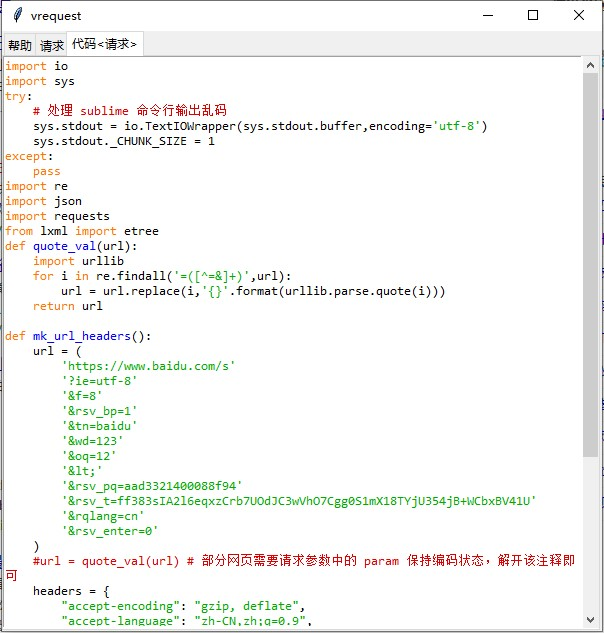
#> input picture test/show2.jpg, 604 x 633 px
$ python -i pycv2.py   (imports and definitions only)   (older library calls are emulated)
#> lines starting #> are read from the running program, lines starting #| are printed output that depends on the picture
canread = ['.bmp', '.dib', '.jpeg', '.jpg', '.jpe', '.jp2', '.png', '.webp', '.pbm', '.pgm', '.ppm', '.pxm', '.pnm', '.sr', '.ras', '.tiff', '.tif', '.exr', '.hdr', '.pic']

import cv2

def canny(filepathname, left=70, right=140):
    v = cv2.imread(filepathname)
    s = cv2.cvtColor(v, cv2.COLOR_BGR2GRAY)
    s = cv2.Canny(s, left, right)
    cv2.imshow('nier',s)
    return s

    # [12 lines of commented-out code are left out]


def laplacian(filepathname):
    v = cv2.imread(filepathname)
    s = cv2.cvtColor(v, cv2.COLOR_BGR2GRAY)
    s = cv2.Laplacian(s, cv2.CV_16S, ksize=3)
    s = cv2.convertScaleAbs(s)
    cv2.imshow('nier',s)
    return s

    # [10 lines of commented-out code are left out]


def sobel(filepathname):
#> called with filepathname = '../test/show2.jpg'
    v = cv2.imread(filepathname)
#> v is the input picture: shape (633, 604, 3); mean B, G, R 243.6, 245.5, 245
    s = cv2.cvtColor(v,cv2.COLOR_BGR2GRAY)
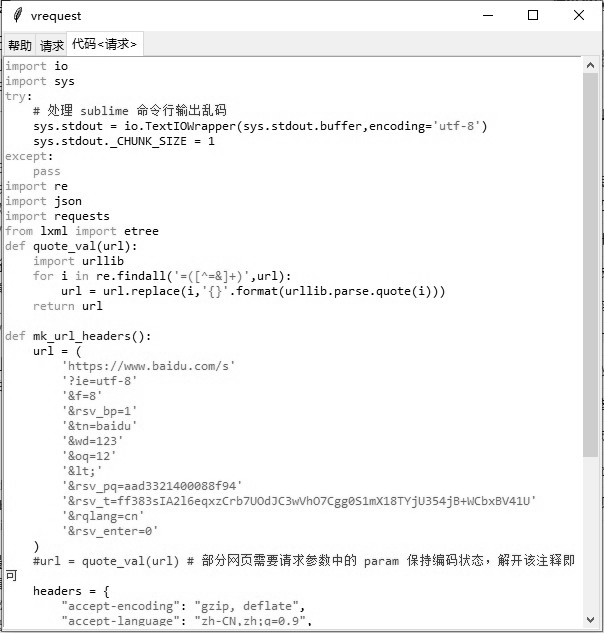
#> s: shape (633, 604); min 0, max 255, mean 245.1
    x, y = cv2.Sobel(s,cv2.CV_16S,1,0), cv2.Sobel(s,cv2.CV_16S,0,1)
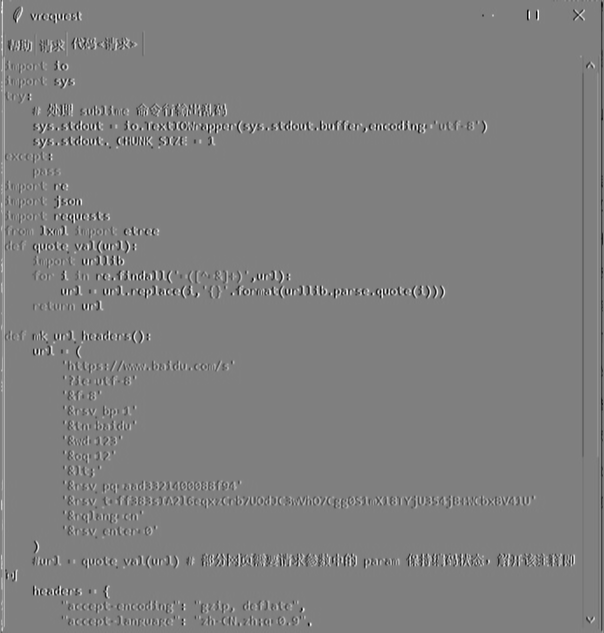
#> x: shape (633, 604) int16; min -1019, max 1014, mean 0; drawn with min black and max white
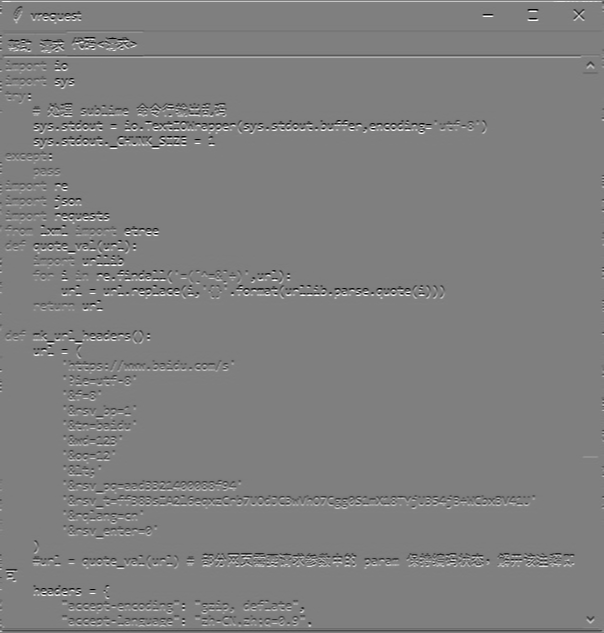
#> y: shape (633, 604) int16; min -1018, max 1018, mean -0.3; drawn with min black and max white
    s = cv2.convertScaleAbs(cv2.subtract(x,y))
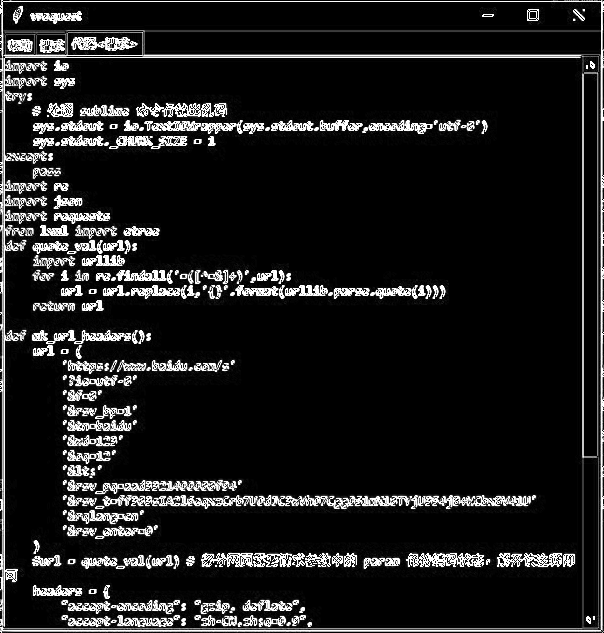
#> s: shape (633, 604); min 0, max 255, mean 28.1
    s = cv2.blur(s,(9,9))
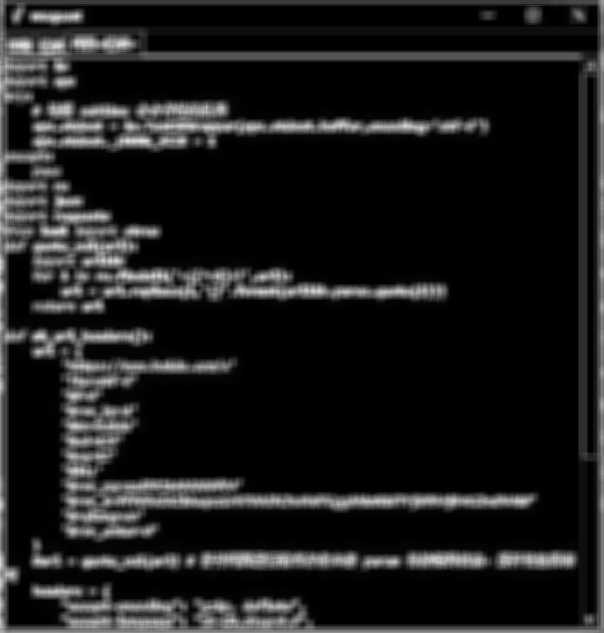
#> s: shape (633, 604); min 0, max 226, mean 28.4
    cv2.imshow('nier',s)
    return s

    # [10 lines of commented-out code are left out]


def findmatchtemplate(filepathname, befindimage):
    # 从 befindimage 中找到 filepathname，（befindimage 是大图，filepathname 是小图）
    img1 = cv2.imread(filepathname)
    img2 = cv2.imread(befindimage)
    w, h = img1.shape[:2]
    v = cv2.matchTemplate(img2,img1,cv2.TM_CCOEFF)
    a, b, c, top_left = cv2.minMaxLoc(v)
    bot_right = top_left[0]+h, top_left[1]+w
    img3 = cv2.rectangle(img2, top_left, bot_right, (155,155,0), 1)
    cv2.imshow('nier', img3)
    # cv2.waitKey()
    # cv2.destroyAllWindows()
    return top_left[0], top_left[1], w, h

>>> result = sobel('../test/show2.jpg')

$ run again, on test/show3.png
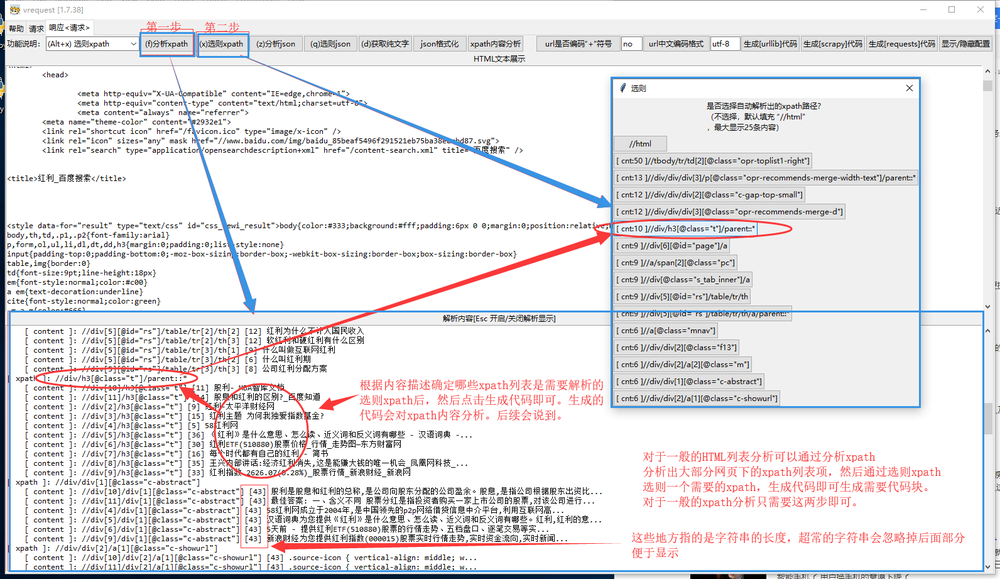
#> input picture test/show3.png, 1000 x 579 px, shrunk from 1592 x 921 before the run
#> in sobel, v is the input picture: shape (579, 1000, 3); mean B, G, R 229.5, 227.7, 229.8
#> in sobel, `x, y = cv2.Sobel(s,cv2.CV_16S,1,0), cv2.Sobel(s,cv2.CV_16S,0,1)`:
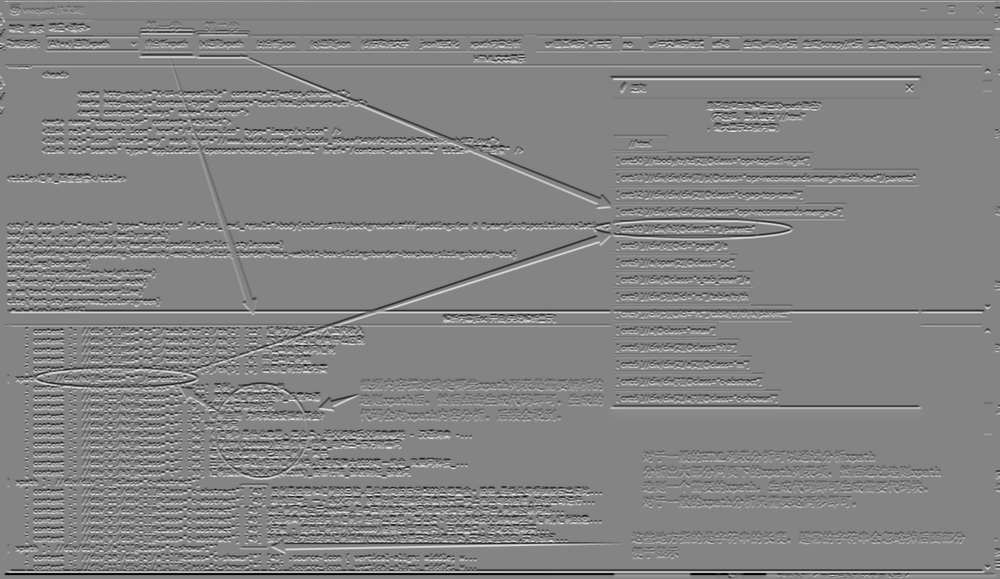
#> y: shape (579, 1000) int16; min -897, max 833, mean -2; drawn with min black and max white
#> in sobel, `s = cv2.blur(s,(9,9))`:
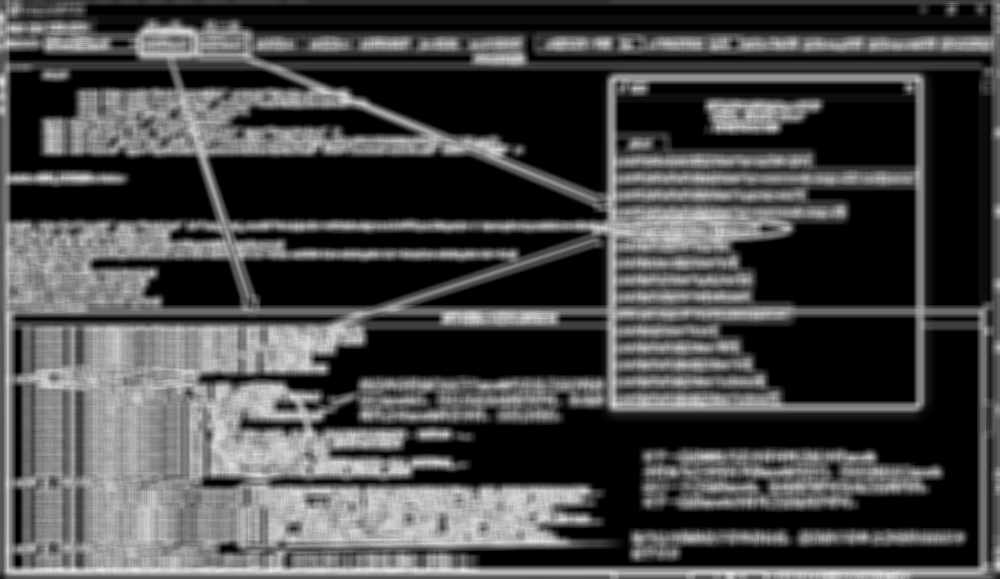
#> s: shape (579, 1000); min 0, max 235, mean 70.5

$ run again, on test/show4.png
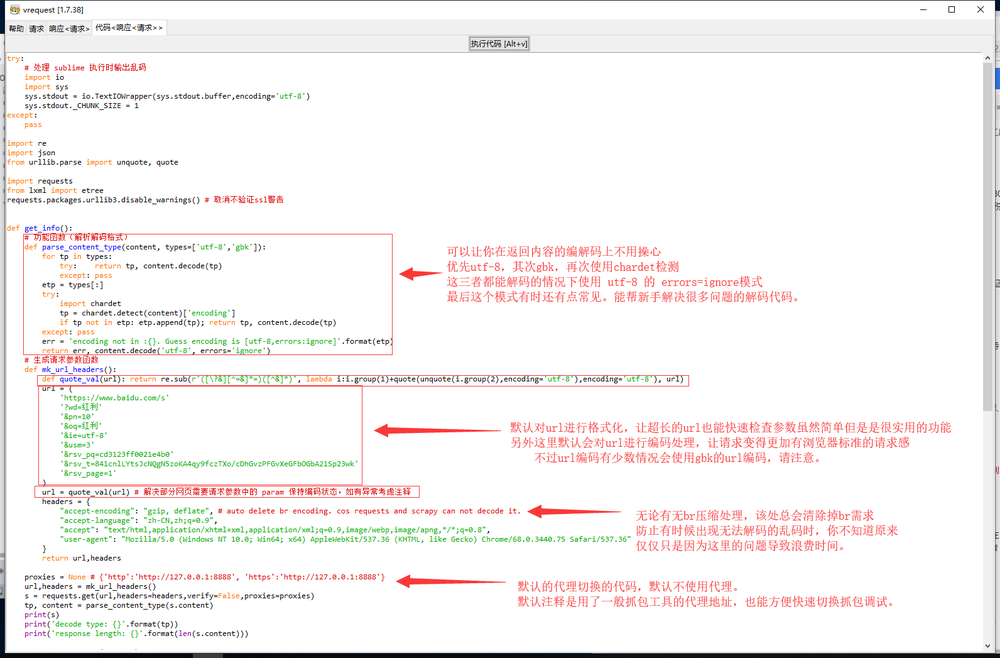
#> input picture test/show4.png, 1000 x 658 px, shrunk from 1592 x 1047 before the run
#> in sobel, v is the input picture: shape (658, 1000, 3); mean B, G, R 242.4, 243.3, 247.2
#> in sobel, `x, y = cv2.Sobel(s,cv2.CV_16S,1,0), cv2.Sobel(s,cv2.CV_16S,0,1)`:
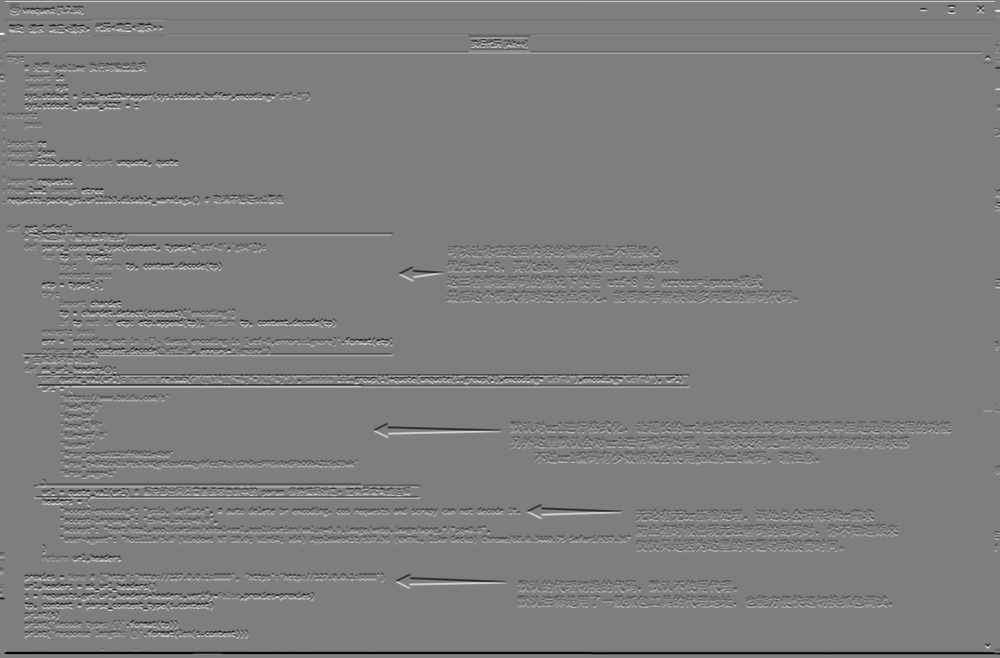
#> y: shape (658, 1000) int16; min -886, max 894, mean -2.1; drawn with min black and max white
#> in sobel, `s = cv2.blur(s,(9,9))`:
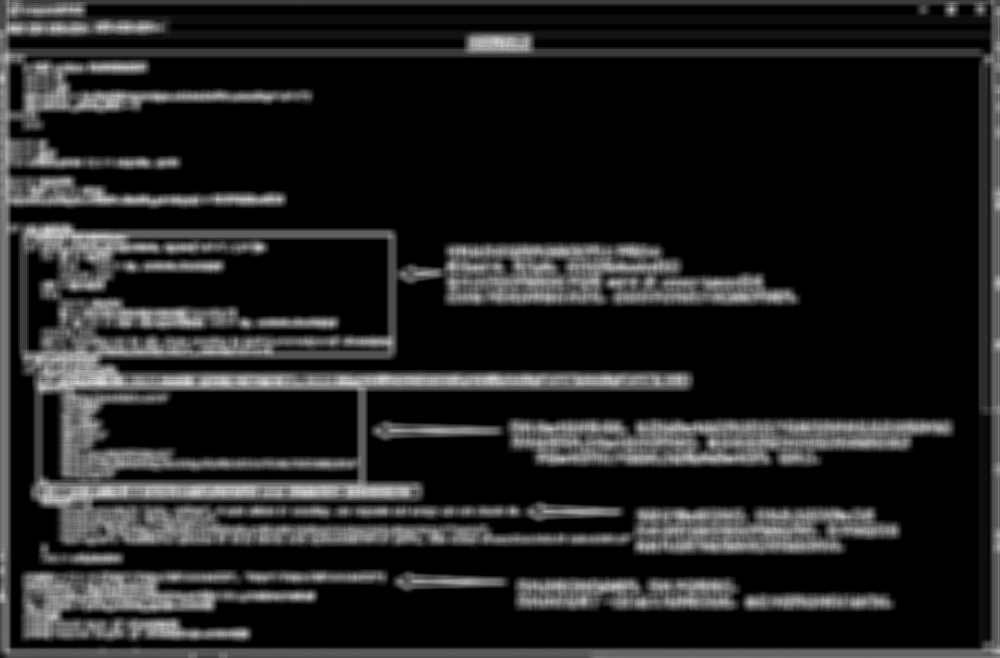
#> s: shape (658, 1000); min 0, max 223, mean 33.9
